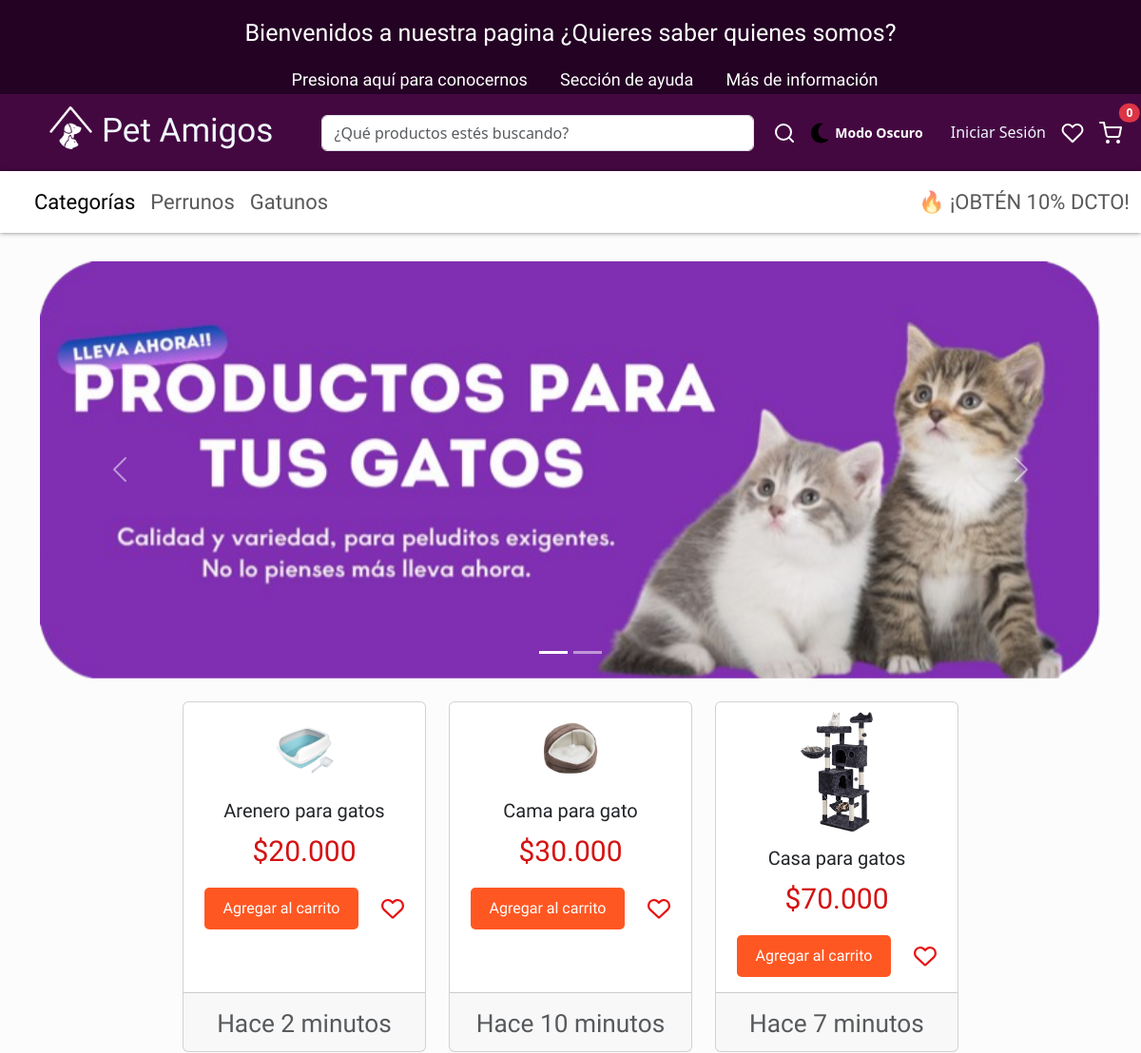
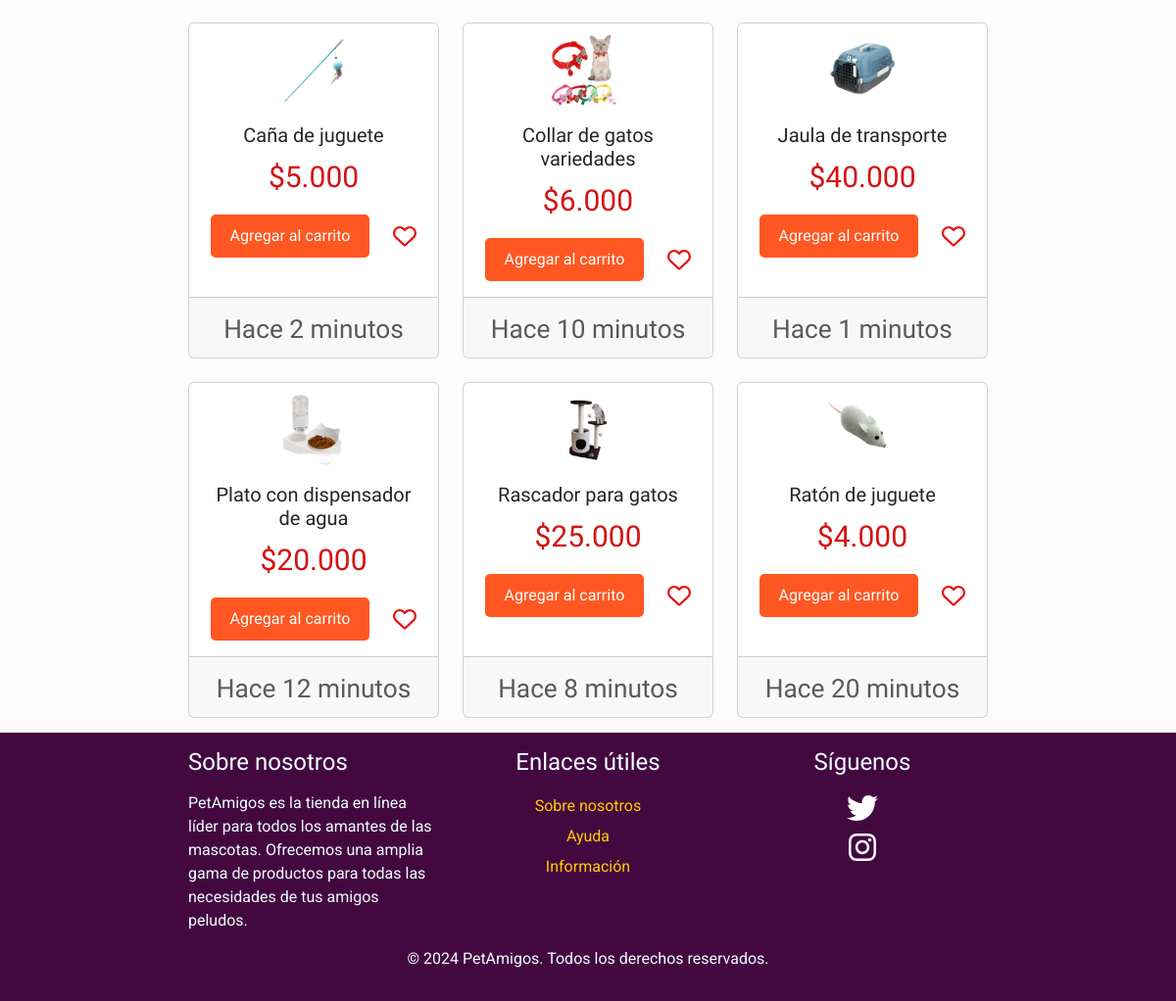
Page /animales/productosGatos/ on the committed database (2 pictures, top to bottom).
### animales/models.py (models this page shows, shortened)
class ProductoGatos(models.Model):
    nombre = models.CharField(max_length=100)
    precio = models.CharField(max_length=50)
    stock = models.IntegerField()
    imagen = models.ImageField(upload_to='productos/')
    minutos = models.IntegerField(default=0)

### animales/views.py (the view)
# urls.py: path('productosGatos/', views.productoGato, name='productosGato'),
def productoGato(request):
    productos =  ProductoGatos.objects.all()
    return render(request, 'animales/productosGato.html', {'productos': productos})

### animales/templates/animales/productosGato.html (shortened to what this page needs)
<!doctype html>
<html lang="en">
<head>
    {% load static %}
    <link rel="stylesheet" href="{% static 'bootstrap-5.3.3-dist/css/bootstrap.min.css' %}">
    <link rel="stylesheet" href="{% static 'css/style_productosGatos.css' %}">
</head>
<body>
<section class="container-mt-4">
    <header>
        <h5>Bienvenidos a nuestra pagina ¿Quieres saber quienes somos?</h5>
        <a href="{% url 'QuienesSomos' %}">Presiona aquí para conocernos</a>
        <a href="{% url 'ayuda' %}">Sección de ayuda</a>
        <a href="{% url 'informacion' %}">Más de información</a>
    </header>
</section>
    <nav class="navbar navbar-expand-lg">
        <div class="container-fluid">
            <a id="logo" class="navbar-brand" href="{% url 'index' %}">
                <img src="{% static 'img/Logo.png' %}" width="45px" height="100px" alt="Logo">Pet Amigos
            </a>
            <div class="collapse navbar-collapse" id="navbarSupportedContent">
                <form class="d-flex" role="search">
                    <input class="form-control me-2" type="search" placeholder="¿Qué productos estés buscando?" aria-label="Search">
                    <button id="btnsearch" class="btn btn-outline-dark" type="submit">
                        <img src="{% static 'img/search.svg' %}" alt="buscar">
                    </button>
                </form>
                <li id="moon-dark" class="nav-item">
                    <a id="darkModeToggle" class="nav-link active" href="javascript:void(0)">
                        <img id="darkModeIcon" src="{% static 'img/moon-solid.svg' %}" alt="Modo Oscuro" style="width: 24px; height: 24px;">
                        <span id="modeToggleText">Modo Oscuro</span>
                    </a>
                </li>
                <ul class="navbar-nav ms-auto mb-2 mb-lg-0">
                    <li class="nav-item">
                        <a id="sesion" class="nav-link active" aria-current="page" href="{% url 'inicioDeSesion' %}">Iniciar Sesión</a>
                    </li>
                    <li class="nav-item">
                        <a class="nav-link active" aria-current="page" href="{% url 'favoritos' %}">
                            <img src="{% static 'img/heart.svg' %}" alt="favoritos">
                        </a>
                    </li>
                    <li class="nav-item position-relative">
                        <a class="nav-link active" aria-current="page" href="{% url 'ver_carrito' %}">
                            <img src="{% static 'img/shopping-cart.svg' %}" alt="compras" style="width: 24px; height: 24px;">
                            <span id="contadorCarrito" class="position-absolute top-0 start-100 translate-middle badge rounded-pill bg-danger badge-carrito">
                                0
                            </span>
                        </a>
                    </li>
                </ul>
            </div>
        </div>
    </nav>
    <nav id="navbarcategorias" class="navbar navbar-expand-lg">
        <div class="container-fluid">
            <div class="collapse navbar-collapse" id="navbarText">
                <ul class="navbar-nav me-auto mb-2 mb-lg-0">
                    <li class="nav-item">
                        <a class="nav-link active" aria-current="page" href="#">Categorías</a>
                    </li>
                    <li class="nav-item">
                        <a class="nav-link" href="{% url 'productosPerro' %}">Perrunos</a>
                    </li>
                    <li class="nav-item">
                        <a class="nav-link" href="{% url 'productosGato' %}">Gatunos</a>
                    </li>
                </ul>
                <span class="navbar-text">
                    🔥 ¡OBTÉN 10% DCTO!
                </span>
            </div>
        </div>
    </nav>
    <section class="container mt-4">
        <div id="carouselExampleIndicators" class="carousel slide" data-bs-ride="carousel">
            <div class="carousel-indicators">
                <button type="button" data-bs-target="#carouselExampleIndicators" data-bs-slide-to="0" class="active" aria-current="true" aria-label="Slide 1"></button>
                <button type="button" data-bs-target="#carouselExampleIndicators" data-bs-slide-to="1" aria-label="Slide 2"></button>
            </div>
            <div class="carousel-inner">
                <div class="carousel-item active">
                    <img src="{% static 'img/gatos.png' %}" class="d-block w-100" alt="...">
                </div>
            </div>
            <button class="carousel-control-prev" type="button" data-bs-target="#carouselExampleIndicators" data-bs-slide="prev">
                <span class="carousel-control-prev-icon" aria-hidden="true"></span>
            </button>
            <button class="carousel-control-next" type="button" data-bs-target="#carouselExampleIndicators" data-bs-slide="next">
                <span class="carousel-control-next-icon" aria-hidden="true"></span>
            </button>
        </div>
    </section>
    <div class="row row-cols-1 row-cols-md-3 g-4">
        {% for animales in productos %}
        <div class="col">
        <div class="card h-100">
            <img src="{{ animales.imagen.url }}" class="card-img-top" alt="{{animales.nombre}}">
            <div class="card-body">
            <h5 class="card-title">{{animales.nombre}}</h5>
            <p class="card-text">${{animales.precio}}</p>
            <div class="d-flex justify-content-center align-items-center">
                <a href="{% url 'agregar_al_carrito_gato' animales.id %}" class="btn btn-agregar-carrito me-3">Agregar al carrito</a>
                <img src="{% static 'img/heart_fav.svg' %}" alt="favorito" class="heart-icon ms-2">
            </div>
            </div>
            <div class="card-footer">
            <small class="text-body-secondary">Hace {{ animales.minutos }} minutos</small>
            </div>
        </div>
    </div>
    {% endfor %}
    </div>
    <footer class="footer py-3">
        <div class="row">
            <div class="col-md-4">
                <div class="about-us">
                    <h5>Sobre nosotros</h5>
                    <p>PetAmigos es la tienda en línea líder para todos los amantes de las mascotas. Ofrecemos una amplia gama de productos para todas las necesidades de tus amigos peludos.</p>
                </div>
            </div>
            <div class="col-md-4 text-center">
                <h5 class="mb-3">Enlaces útiles</h5>
                <ul class="list-unstyled">
                    <li><a href="{% url 'QuienesSomos' %}">Sobre nosotros</a></li>
                    <li><a href="{% url 'ayuda' %}">Ayuda</a></li>
                    <li><a href="{% url 'informacion' %}">Información</a></li>
                </ul>
            </div>
            <div class="col-md-4 text-center">
                <h5 class="mb-3">Síguenos</h5>
                <div class="d-flex justify-content-center flex-column align-items-center">
                    <a href="#" class="mb-2"><img src="{% static 'img/twitter.svg' %}" alt="Twitter" class="social-icon"></a>
                    <a href="#"><img src="{% static 'img/instagram.svg' %}" alt="Instagram" class="social-icon"></a>
                </div>
            </div>
        </div>
        <div class="row mt-2">
            <div class="col text-center">
                <p>&copy; 2024 PetAmigos. Todos los derechos reservados.</p>
            </div>
        </div>
    </footer>
</body>
</body>
</html>

### petamigos/static/css/style_productosGatos.css (style rules this page uses)
header { background-color: rgb(35, 2, 35); padding: 20px 0; text-align: center; }
header h5 { margin: 0; color: #fff; padding-bottom: 20px; font-family: "Passion One", sans-serif; font-size: 25px; }
header a { color: #ffffff; text-align: center; margin-left: 30px; text-decoration: none; font-size: 18px; font-family: "League Spartan", sans-serif; }
.navbar { margin-top: -18px; background-color: rgb(68, 8, 65); }
.navbar form { width: 60%; margin: auto; }
.row { margin-top: 20px; width: 70%; margin: auto; margin-bottom: 15px; font-family: "Passion One", sans-serif; font-size: 30px; }
.card-text { color: #d41212; }
.card { text-align: center; }
.card-img-top { width: 30%; margin: auto; margin-top: 10px; }
#moon-dark { list-style: none; }
#modeToggleText { font-size: 14px; font-weight: bold; transition: color 0.3s ease; color: #ffffff; }
#navbarcategorias { margin-top: 0; background-color: #ffffff; box-shadow: 0px 0px 5px rgba(0, 0, 0, 0.5); color: #000; font-family: "Passion One", sans-serif; font-size: 22px; }
#logo { color: aliceblue; font-family: "Bungee", sans-serif; font-size: 35px; margin-left: 40px; margin-right: 50px; }
#logo img { height: 45px; margin-right: 10px; margin-bottom: 10px; }
#sesion { color: aliceblue; margin-left: 20px; }
#btnsearch { border-radius: 40px; border: #e90404; color: #000; }
.heart-icon { width: 24px; height: 24px; }
.footer { background-color: rgb(68, 8, 65); color: azure; padding-top: -250px; padding-bottom: -20px; }
.footer h5 { font-family: "Passion One", sans-serif; font-size: 24px; margin-bottom: 15px; }
.footer p, .footer a { font-family: "Roboto", sans-serif; font-size: 16px; }
.footer a { color: #ffcc00; text-decoration: none; }
.footer .list-unstyled { padding-left: 0; list-style: none; }
.footer .list-unstyled li { margin-bottom: 3px; }
.footer .list-unstyled li a { display: block; padding: 2px 0; }
.footer .d-flex a { display: inline-block; color: #ffcc00; text-decoration: none; transition: color 0.3s ease; }
.footer p { margin-bottom: 0; }
body { background-color: #fdfcfc; }
.btn-agregar-carrito { background-color: #ff5722; color: #ffffff; border: none; padding: 10px 20px; font-size: 16px; border-radius: 5px; transition: background-color 0.3s ease; }
#carouselExampleIndicators { margin-top: 30px; }

### rows in the picture
ProductoGatos: imagen (picture), nombre "Arenero para gatos", precio "20.000", minutos "2"
ProductoGatos: imagen (picture), nombre "Cama para gato", precio "30.000", minutos "10"
ProductoGatos: imagen (picture), nombre "Casa para gatos", precio "70.000", minutos "7"
ProductoGatos: imagen (picture), nombre "Caña de juguete", precio "5.000", minutos "2"
ProductoGatos: imagen (picture), nombre "Collar de gatos variedades", precio "6.000", minutos "10"
ProductoGatos: imagen (picture), nombre "Jaula de transporte", precio "40.000", minutos "1"
ProductoGatos: imagen (picture), nombre "Plato con dispensador de agua", precio "20.000", minutos "12"
ProductoGatos: imagen (picture), nombre "Rascador para gatos", precio "25.000", minutos "8"
ProductoGatos: imagen (picture), nombre "Ratón de juguete", precio "4.000", minutos "20"
